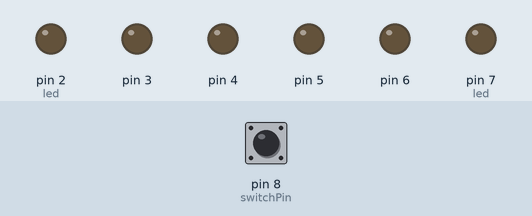
This sketch was run on a simulated Arduino Uno, built with avr-gcc and run on an emulated ATmega328P. On the bench: output pins drawn as LEDs (lit = HIGH). The test bench sets the inputs (shaded band); at power-on: pin 8 (switchPin) HIGH. What the sketch prints to the serial monitor is not drawn.

Above: at 0.1 s.
At 10.1 s:
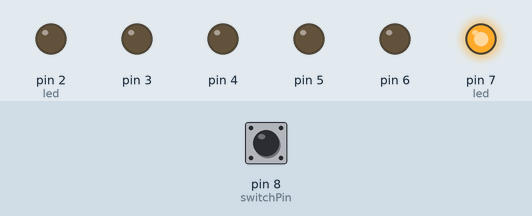
At 30.1 s:
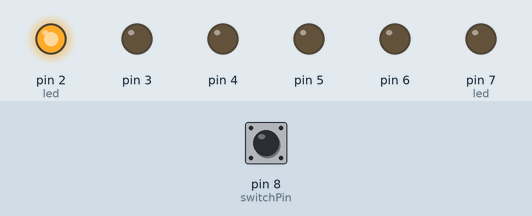
At 40.1 s:
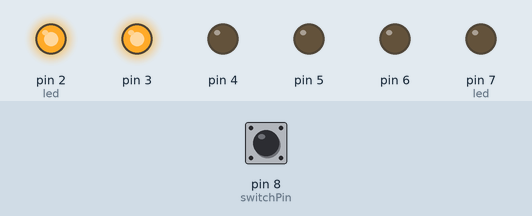
At 60.1 s:
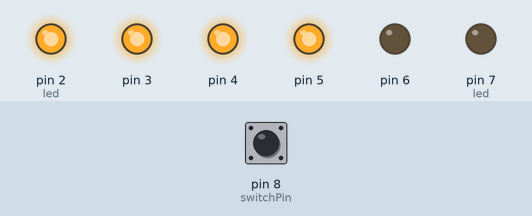
At 80.1 s:
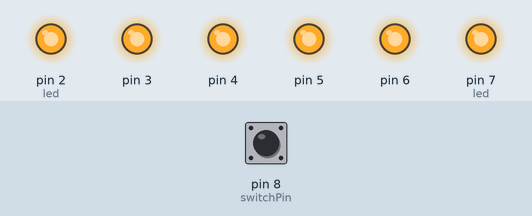
Timing chart, 0 to 81.6 s (numbered marks = the images above):
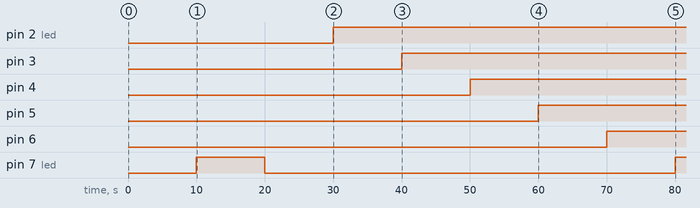

The sketch:

sketch_jun24a.ino
```cpp
const int switchPin = 8;

unsigned long previousTime = 0;

int switchState = 0;
int prevSwitchState = 0;

int led = 7;

long interval = 10000;

void setup() {
  Serial.begin(9600);
  for (int i = 2; i < 8; i++) {
    pinMode(i, OUTPUT);
  }
  pinMode(switchPin, INPUT);
}

void loop() {
  unsigned long currentTime = millis();

  if (currentTime - previousTime > interval) {
    previousTime = currentTime;

    digitalWrite(led, HIGH);
    led++;
  }
  if (led == 2) {
    //
  }
  switchState = digitalRead(switchPin); //Gik dette igennem

  if (switchState != prevSwitchState) {
    for (int i = 2; i < 8; i++) {
      digitalWrite(i, LOW);
    }
    led = 2;
    previousTime = currentTime;
  }
  Serial.println(millis());
  prevSwitchState = switchState;
}
```

Measured:
- by itself, pin 2 (led): LOW → HIGH at 30.0 s
- by itself, pin 3: LOW → HIGH at 40.0 s
- by itself, pin 4: LOW → HIGH at 50.0 s
- by itself, pin 5: LOW → HIGH at 60.0 s
- by itself, pin 6: LOW → HIGH at 70.0 s
- by itself, pin 7 (led): LOW → HIGH at 10.0 s, → LOW 10.0 s later, → HIGH 60.0 s later
